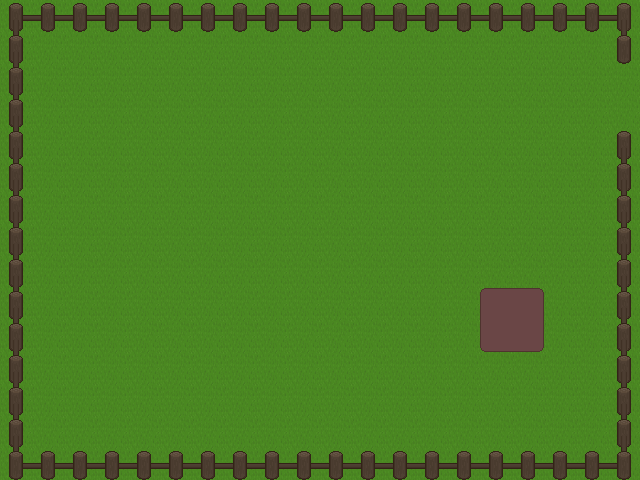

Rendered tile map (Tiled .tmx) drawn with the repository's tilesets; below, a short description and the map source with its tile grids summarised:
An orthogonal 20x15 tile map with 32x32 px tiles, 4 tile layers (ground, ground deco, collision, overhead) and 6 objects (4x Plot, 2x Teleport).

<map version="1.0" orientation="orthogonal" width="20" height="15" tilewidth="32" tileheight="32">
 <tileset firstgid="1" name="ground" tilewidth="32" tileheight="32">
  <image source="../../media/images/tiles/ground.png" width="160" height="288" />
 </tileset>
 <layer name="ground" width="20" height="15">
  <properties>
   <property name="z-index" value="0" />
  </properties>
  <data>[300 cells, 300 non-empty, 1 distinct tile ids]</data>
 </layer>
 <layer name="ground deco" width="20" height="15">
  <data>[300 cells, 4 non-empty, 4 distinct tile ids]</data>
 </layer>
 <layer name="collision" width="20" height="15">
  <properties>
   <property name="z-index" value="10" />
  </properties>
  <data>[300 cells, 64 non-empty, 9 distinct tile ids]</data>
 </layer>
 <objectgroup name="objects" width="20" height="15">
  <object name="Teleport" type="Teleport" x="608" y="64" width="32" height="32">
   <properties>
    <property name="target" value="test" />
    <property name="targetX" value="1" />
    <property name="targetY" value="2" />
   </properties>
  </object>
  <object name="Teleport" type="Teleport" x="608" y="96" width="32" height="32">
   <properties>
    <property name="target" value="test" />
    <property name="targetX" value="1" />
    <property name="targetY" value="3" />
   </properties>
  </object>
  <object name="Plot" type="Plot" x="512" y="288" width="32" height="32" />
  <object name="Plot" type="Plot" x="480" y="288" width="32" height="32" />
  <object name="Plot" type="Plot" x="480" y="320" width="32" height="32" />
  <object name="Plot" type="Plot" x="512" y="320" width="32" height="32" />
 </objectgroup>
 <layer name="overhead" width="20" height="15">
  <properties>
   <property name="z-index" value="20" />
  </properties>
  <data>[300 cells, 0 non-empty, 0 distinct tile ids]</data>
 </layer>
</map>